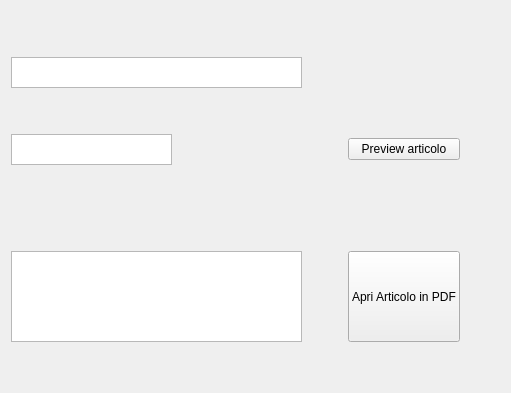
             <widget class="QWidget" name="TabAltro">
              <attribute name="title">
               <string>Altre Informazioni</string>
              </attribute>
              <layout class="QGridLayout" name="gridLayout_10">
               <item row="6" column="0">
                <widget class="QTextBrowser" name="MostraCategoria">
                 <property name="minimumSize">
                  <size>
                   <width>291</width>
                   <height>91</height>
                  </size>
                 </property>
                 <property name="maximumSize">
                  <size>
                   <width>291</width>
                   <height>91</height>
                  </size>
                 </property>
                </widget>
               </item>
               <item row="1" column="0">
                <widget class="QTextBrowser" name="MostraRubrica">
                 <property name="minimumSize">
                  <size>
                   <width>291</width>
                   <height>31</height>
                  </size>
                 </property>
                 <property name="maximumSize">
                  <size>
                   <width>291</width>
                   <height>31</height>
                  </size>
                 </property>
                </widget>
               </item>
               <item row="6" column="2">
                <widget class="QPushButton" name="ApriPDF_B">
                 <property name="minimumSize">
                  <size>
                   <width>0</width>
                   <height>91</height>
                  </size>
                 </property>
                 <property name="text">
                  <string>Apri Articolo in PDF</string>
                 </property>
                 <property name="icon">
                  <iconset resource="crystal.qrc">
                   <normaloff>:/icons/crystal/pdficon.png</normaloff>:/icons/crystal/pdficon.png</iconset>
                 </property>
                </widget>
               </item>
               <item row="3" column="0">
                <widget class="QTextBrowser" name="MostraFilePDF">
                 <property name="minimumSize">
                  <size>
                   <width>161</width>
                   <height>31</height>
                  </size>
                 </property>
                 <property name="maximumSize">
                  <size>
                   <width>161</width>
                   <height>31</height>
                  </size>
                 </property>
                </widget>
               </item>
               <item row="3" column="2">
                <widget class="QPushButton" name="PreviewArticolo">
                 <property name="text">
                  <string>Preview articolo</string>
                 </property>
                 <property name="icon">
                  <iconset resource="crystal.qrc">
                   <normaloff>:/icons/crystal/bookmarks-organize.png</normaloff>:/icons/crystal/bookmarks-organize.png</iconset>
                 </property>
                </widget>
               </item>
               <item row="0" column="2" rowspan="2">
                <spacer name="verticalSpacer">
                 <property name="orientation">
                  <enum>Qt::Vertical</enum>
                 </property>
                 <property name="sizeHint" stdset="0">
                  <size>
                   <width>20</width>
                   <height>40</height>
                  </size>
                 </property>
                </spacer>
               </item>
               <item row="0" column="0">
                <spacer name="verticalSpacer_2">
                 <property name="orientation">
                  <enum>Qt::Vertical</enum>
                 </property>
                 <property name="sizeHint" stdset="0">
                  <size>
                   <width>20</width>
                   <height>40</height>
                  </size>
                 </property>
                </spacer>
               </item>
               <item row="5" column="0">
                <spacer name="verticalSpacer_3">
                 <property name="orientation">
                  <enum>Qt::Vertical</enum>
                 </property>
                 <property name="sizeHint" stdset="0">
                  <size>
                   <width>20</width>
                   <height>40</height>
                  </size>
                 </property>
                </spacer>
               </item>
               <item row="2" column="0">
                <spacer name="verticalSpacer_4">
                 <property name="orientation">
                  <enum>Qt::Vertical</enum>
                 </property>
                 <property name="sizeHint" stdset="0">
                  <size>
                   <width>20</width>
                   <height>40</height>
                  </size>
                 </property>
                </spacer>
               </item>
               <item row="4" column="2">
                <spacer name="verticalSpacer_5">
                 <property name="orientation">
                  <enum>Qt::Vertical</enum>
                 </property>
                 <property name="sizeHint" stdset="0">
                  <size>
                   <width>20</width>
                   <height>40</height>
                  </size>
                 </property>
                </spacer>
               </item>
               <item row="6" column="1">
                <spacer name="horizontalSpacer_15">
                 <property name="orientation">
                  <enum>Qt::Horizontal</enum>
                 </property>
                 <property name="sizeHint" stdset="0">
                  <size>
                   <width>40</width>
                   <height>20</height>
                  </size>
                 </property>
                </spacer>
               </item>
               <item row="6" column="3">
                <spacer name="horizontalSpacer_16">
                 <property name="orientation">
                  <enum>Qt::Horizontal</enum>
                 </property>
                 <property name="sizeHint" stdset="0">
                  <size>
                   <width>40</width>
                   <height>20</height>
                  </size>
                 </property>
                </spacer>
               </item>
               <item row="7" column="2">
                <spacer name="verticalSpacer_6">
                 <property name="orientation">
                  <enum>Qt::Vertical</enum>
                 </property>
                 <property name="sizeHint" stdset="0">
                  <size>
                   <width>20</width>
                   <height>40</height>
                  </size>
                 </property>
                </spacer>
               </item>
              </layout>
             </widget>
